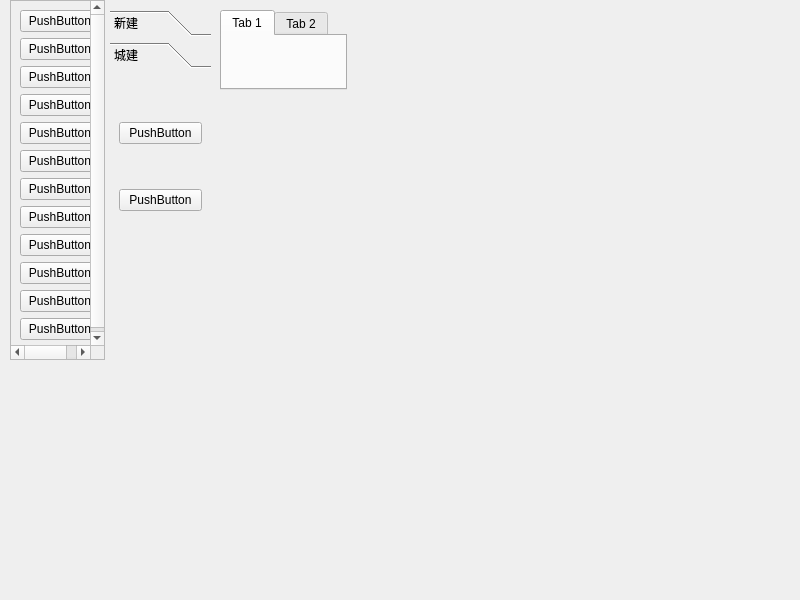
<?xml version="1.0" encoding="UTF-8"?>
<ui version="4.0">
 <class>Widget</class>
 <widget class="QWidget" name="Widget">
  <property name="geometry">
   <rect>
    <x>0</x>
    <y>0</y>
    <width>800</width>
    <height>600</height>
   </rect>
  </property>
  <property name="windowTitle">
   <string>Widget</string>
  </property>
  <widget class="QScrollArea" name="scrollArea">
   <property name="geometry">
    <rect>
     <x>10</x>
     <y>0</y>
     <width>95</width>
     <height>360</height>
    </rect>
   </property>
   <property name="widgetResizable">
    <bool>true</bool>
   </property>
   <widget class="QWidget" name="scrollAreaWidgetContents">
    <property name="geometry">
     <rect>
      <x>0</x>
      <y>0</y>
      <width>93</width>
      <height>360</height>
     </rect>
    </property>
    <layout class="QVBoxLayout" name="verticalLayout">
     <item>
      <widget class="QPushButton" name="pushButton">
       <property name="text">
        <string>PushButton</string>
       </property>
      </widget>
     </item>
     <item>
      <widget class="QPushButton" name="pushButton_2">
       <property name="text">
        <string>PushButton</string>
       </property>
      </widget>
     </item>
     <item>
      <widget class="QPushButton" name="pushButton_4">
       <property name="text">
        <string>PushButton</string>
       </property>
      </widget>
     </item>
     <item>
      <widget class="QPushButton" name="pushButton_12">
       <property name="text">
        <string>PushButton</string>
       </property>
      </widget>
     </item>
     <item>
      <widget class="QPushButton" name="pushButton_11">
       <property name="text">
        <string>PushButton</string>
       </property>
      </widget>
     </item>
     <item>
      <widget class="QPushButton" name="pushButton_10">
       <property name="text">
        <string>PushButton</string>
       </property>
      </widget>
     </item>
     <item>
      <widget class="QPushButton" name="pushButton_9">
       <property name="text">
        <string>PushButton</string>
       </property>
      </widget>
     </item>
     <item>
      <widget class="QPushButton" name="pushButton_8">
       <property name="text">
        <string>PushButton</string>
       </property>
      </widget>
     </item>
     <item>
      <widget class="QPushButton" name="pushButton_7">
       <property name="text">
        <string>PushButton</string>
       </property>
      </widget>
     </item>
     <item>
      <widget class="QPushButton" name="pushButton_6">
       <property name="text">
        <string>PushButton</string>
       </property>
      </widget>
     </item>
     <item>
      <widget class="QPushButton" name="pushButton_5">
       <property name="text">
        <string>PushButton</string>
       </property>
      </widget>
     </item>
     <item>
      <widget class="QPushButton" name="pushButton_3">
       <property name="text">
        <string>PushButton</string>
       </property>
      </widget>
     </item>
    </layout>
   </widget>
  </widget>
  <widget class="QToolBox" name="toolBox">
   <property name="geometry">
    <rect>
     <x>110</x>
     <y>10</y>
     <width>101</width>
     <height>251</height>
    </rect>
   </property>
   <property name="currentIndex">
    <number>1</number>
   </property>
   <widget class="QWidget" name="page">
    <property name="geometry">
     <rect>
      <x>0</x>
      <y>0</y>
      <width>101</width>
      <height>193</height>
     </rect>
    </property>
    <attribute name="label">
     <string>新建</string>
    </attribute>
   </widget>
   <widget class="QWidget" name="page_2">
    <property name="geometry">
     <rect>
      <x>0</x>
      <y>0</y>
      <width>101</width>
      <height>193</height>
     </rect>
    </property>
    <attribute name="label">
     <string>城建</string>
    </attribute>
    <layout class="QVBoxLayout" name="verticalLayout_2">
     <item>
      <widget class="QPushButton" name="pushButton_14">
       <property name="text">
        <string>PushButton</string>
       </property>
      </widget>
     </item>
     <item>
      <widget class="QPushButton" name="pushButton_13">
       <property name="text">
        <string>PushButton</string>
       </property>
      </widget>
     </item>
    </layout>
   </widget>
  </widget>
  <widget class="QTabWidget" name="tabWidget">
   <property name="geometry">
    <rect>
     <x>220</x>
     <y>10</y>
     <width>127</width>
     <height>80</height>
    </rect>
   </property>
   <widget class="QWidget" name="tab">
    <attribute name="title">
     <string>Tab 1</string>
    </attribute>
   </widget>
   <widget class="QWidget" name="tab_2">
    <attribute name="title">
     <string>Tab 2</string>
    </attribute>
   </widget>
  </widget>
 </widget>
 <resources/>
 <connections/>
</ui>
